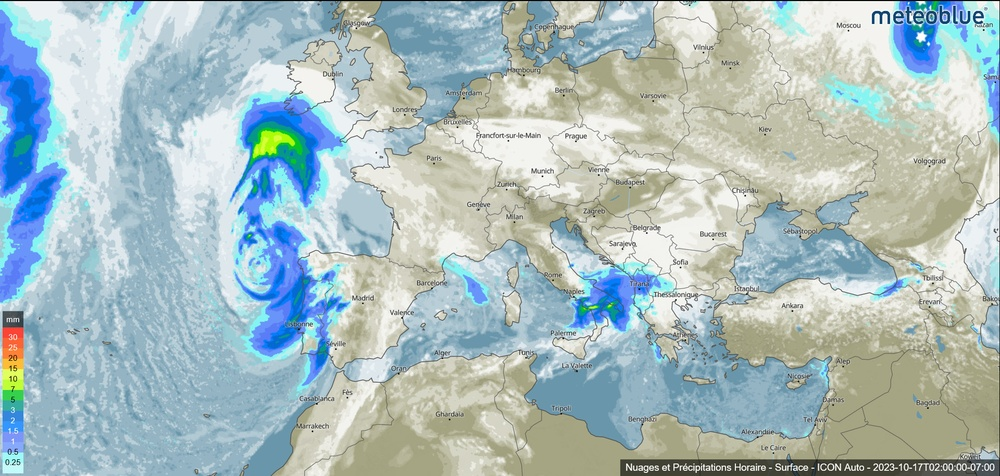
#> input picture data/precipitation-nuage.jpg, 1000 x 476 px, shrunk from 1920 x 913 before the run
$ python precipitation_nuage.py
#> lines starting #> are read from the running program, lines starting #| are printed output that depends on the picture; after the words box and inside, x2 and y2 are one past the last pixel; in counts of white or black regions, pixels touching at a corner belong together
#> in test, img is the input picture: shape (476, 1000, 3); mean B, G, R 191, 189.5, 170
import numpy as np
import cv2

def mask(img):
    ''' Function precipitation-nuage.mask.

    Detects regions of a picture where precipitation are less than 0.5mm.

    Parameters:
        img (array_of_int): Picture from where low precipitation or no precipitation (<0.5mm) are extracted.

    Returns:
        OutputArray (array_of_int): Mask of low precipitation or no precipitation.
    '''
    # Variables declaration
    img_hsv = cv2.cvtColor(img, cv2.COLOR_BGR2HSV)
#> img_hsv: shape (476, 1000, 3); mean H, S, V 67.2, 52.1, 201.3
    # Color range of clouds and precipitation
    lower_nuage_prec = (0, 100, 150)
    upper_nuage_prec = (162, 255, 255)
    # Mask (to select colors)
    mask = ~(cv2.inRange(img_hsv, lower_nuage_prec, upper_nuage_prec))
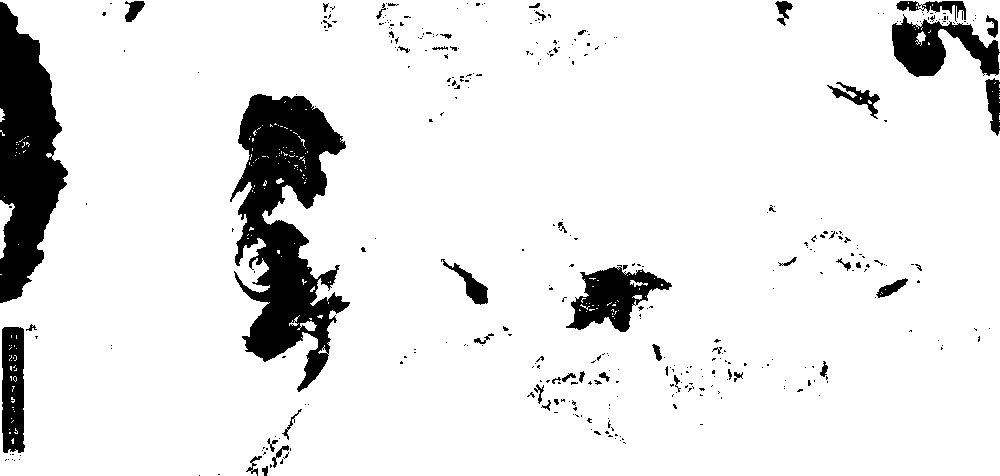
#> mask: shape (476, 1000); 90.3% white; 374 black regions (323 under 20 px), largest, box (x1, y1, x2, y2) and area: (230, 94, 350, 392) 17709, (0, 2, 68, 303) 12661, (892, 14, 1000, 77) 3485
    # Opening (to reduce noise)
    kernel = np.ones((3, 3), np.uint8)   # structural element
    opening = cv2.morphologyEx(mask, cv2.MORPH_OPEN, kernel)
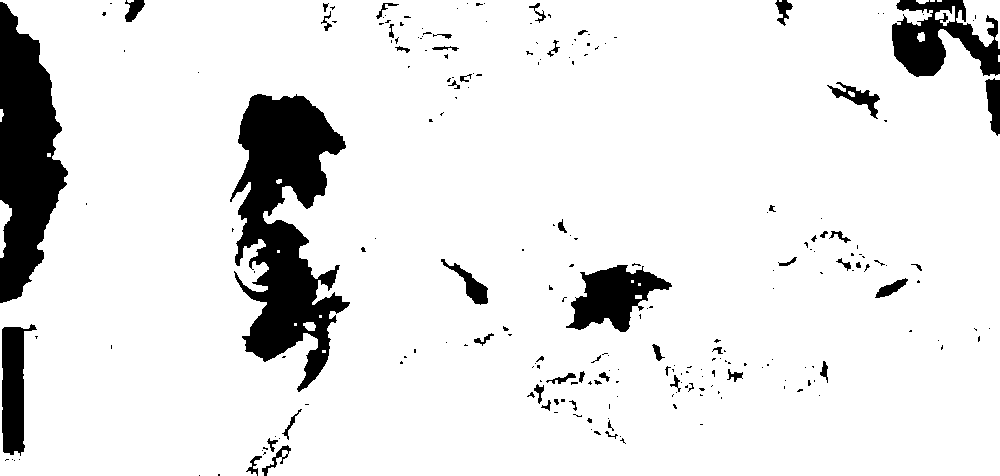
#> opening: shape (476, 1000); 89.9% white; 234 black regions (178 under 20 px), largest, box (x1, y1, x2, y2) and area: (230, 94, 350, 392) 18193, (0, 2, 68, 303) 12771, (892, 0, 1000, 77) 4574
    return opening

def test():
    # Get the image
    img = cv2.imread('./data/precipitation-nuage.jpg')
    # Deal with the situation when the file is not found
    if type(img) == type(None):
        raise FileNotFoundError("<precipitation-nuage> file was not found.")
    # Apply the function "mask" on the image to create a mask
    result = mask(img)
    # Apply the mask obtained on the image and display the result
    cv2.imshow('Result', cv2.bitwise_and(img, img, mask=result))
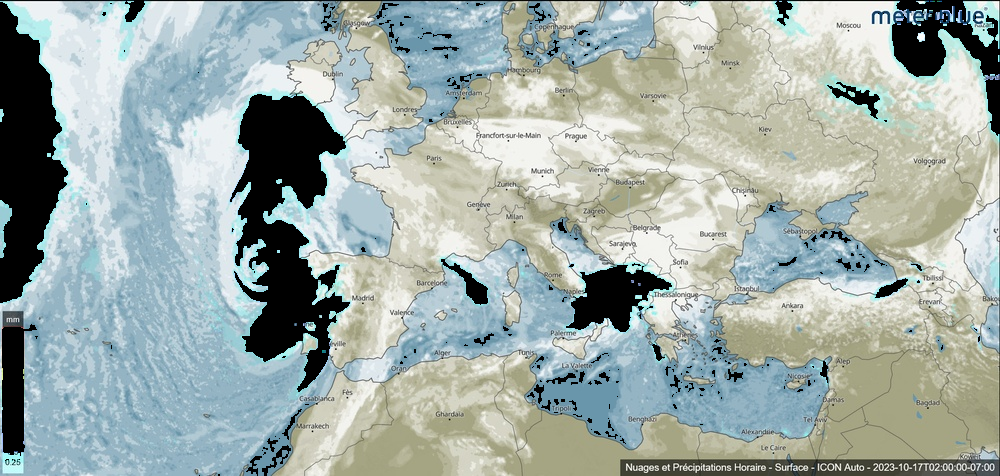
#> window 'Result': shape (476, 1000, 3); mean B, G, R 169, 173.3, 161.1
    cv2.waitKey(0)
    cv2.destroyAllWindows()

if __name__ == '__main__':
    test()

$ run again, with data/humidite-relative.jpg copied over data/precipitation-nuage.jpg
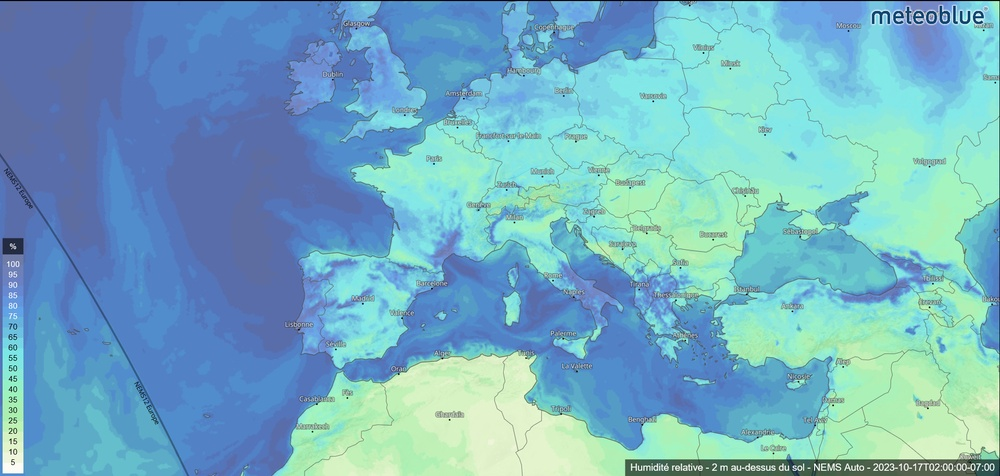
#> input picture data/humidite-relative.jpg, 1000 x 476 px, shrunk from 1920 x 913 before the run
#> in test, img is the input picture: shape (476, 1000, 3); mean B, G, R 195, 174.7, 115.4
#> img_hsv: shape (476, 1000, 3); mean H, S, V 93.4, 115.7, 206.3
#> in mask, `mask = ~(cv2.inRange(img_hsv, lower_nuage_prec, upper_nuage_prec))`:
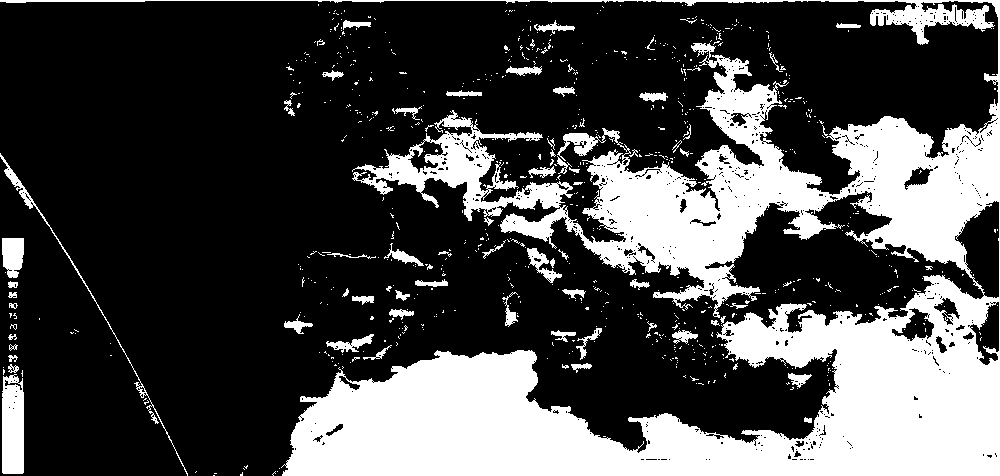
#> mask: shape (476, 1000); 28.8% white; 765 white regions (699 under 20 px), largest, box (x1, y1, x2, y2) and area: (0, 0, 1000, 476) 125230, (2, 374, 24, 474) 2042, (0, 153, 188, 476) 880
#> opening: shape (476, 1000); 26.7% white; 128 white regions (51 under 20 px), largest, box (x1, y1, x2, y2) and area: (282, 275, 1000, 476) 70520, (580, 59, 833, 306) 21967, (832, 0, 1000, 270) 16232
#> in test, `cv2.imshow('Result', cv2.bitwise_and(img, img, mask=result))`:
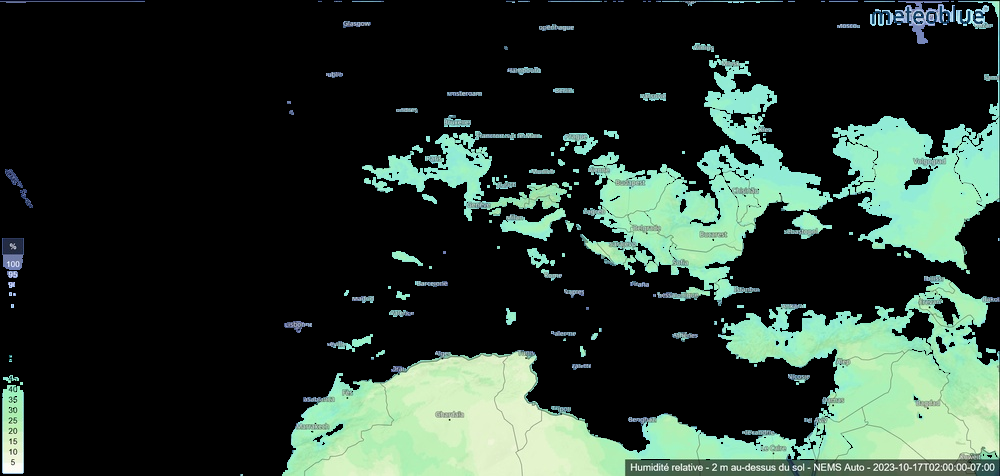
#> window 'Result': shape (476, 1000, 3); mean B, G, R 49.3, 59.1, 43.1

$ run again, with data/humidite-sol.jpg copied over data/precipitation-nuage.jpg
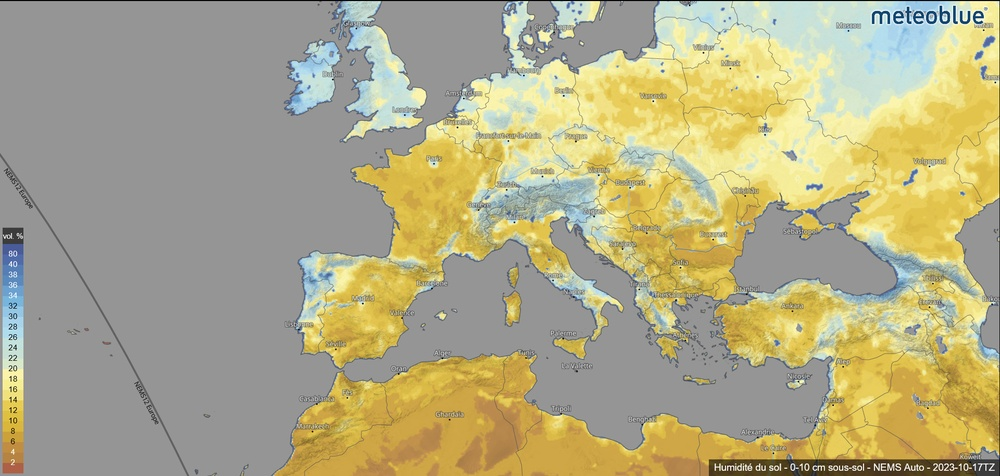
#> input picture data/humidite-sol.jpg, 1000 x 476 px, shrunk from 1920 x 913 before the run
#> in test, img is the input picture: shape (476, 1000, 3); mean B, G, R 134.8, 170.5, 176.9
#> img_hsv: shape (476, 1000, 3); mean H, S, V 26.7, 59.2, 180.5
#> in mask, `mask = ~(cv2.inRange(img_hsv, lower_nuage_prec, upper_nuage_prec))`:
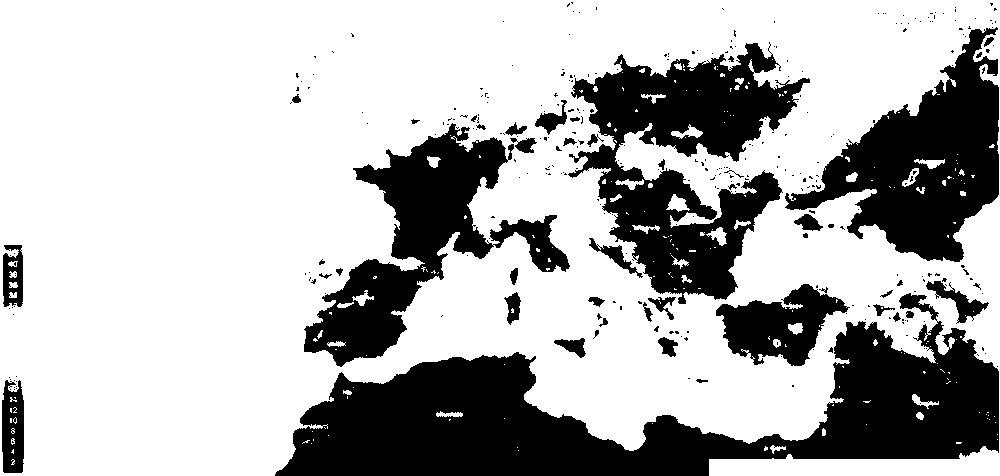
#> mask: shape (476, 1000); 70.5% white; 326 black regions (279 under 20 px), largest, box (x1, y1, x2, y2) and area: (275, 293, 999, 476) 55029, (568, 42, 810, 304) 28278, (785, 27, 999, 262) 22211
#> opening: shape (476, 1000); 69.8% white; 199 black regions (161 under 20 px), largest, box (x1, y1, x2, y2) and area: (275, 293, 1000, 476) 55699, (561, 42, 810, 304) 29987, (785, 27, 1000, 262) 23124
#> in test, `cv2.imshow('Result', cv2.bitwise_and(img, img, mask=result))`:
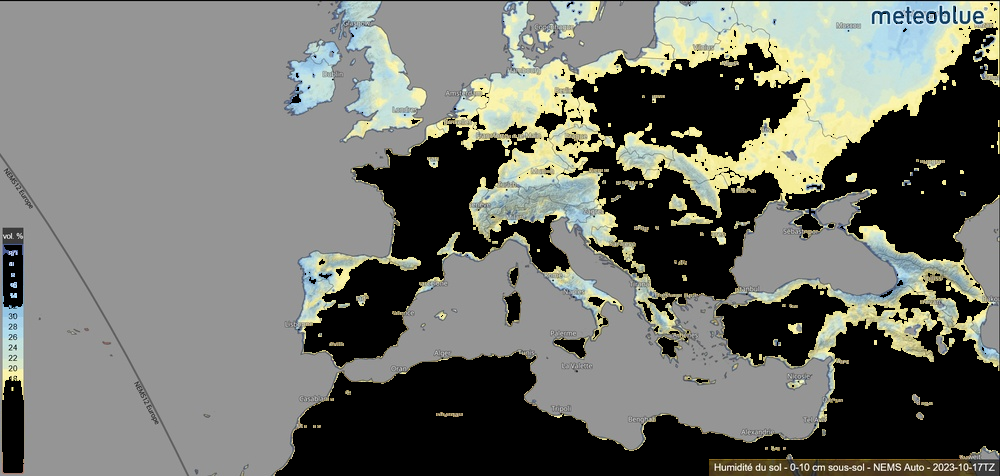
#> window 'Result': shape (476, 1000, 3); mean B, G, R 107.9, 114.5, 112.5
